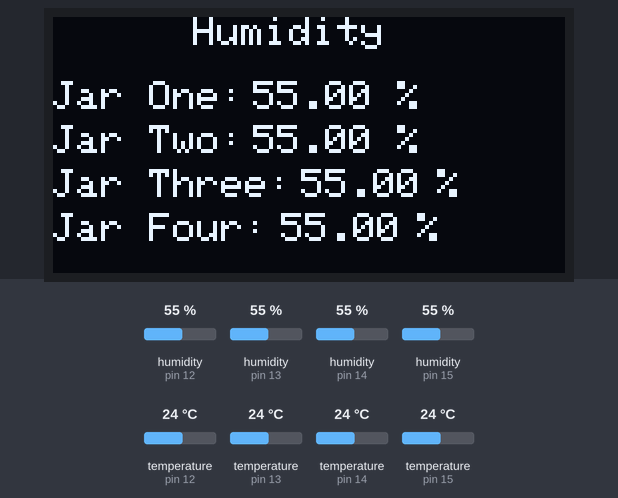
This sketch was run on a simulated Arduino Uno, built with avr-gcc and run on an emulated ATmega328P. Shown: 128×64 one-colour display. The test bench sets the inputs (shaded band); at power-on: humidity (sensors on pin 14, pin 12, pin 13, pin 15) 55 %, temperature (sensors on pin 12, pin 13, pin 14, pin 15) 24 °C. What the sketch prints to the serial monitor is not drawn.

Above: at 3.2 s.
3.3 s: humidity (sensor on pin 14) set to 22 %
At 5.6 s:
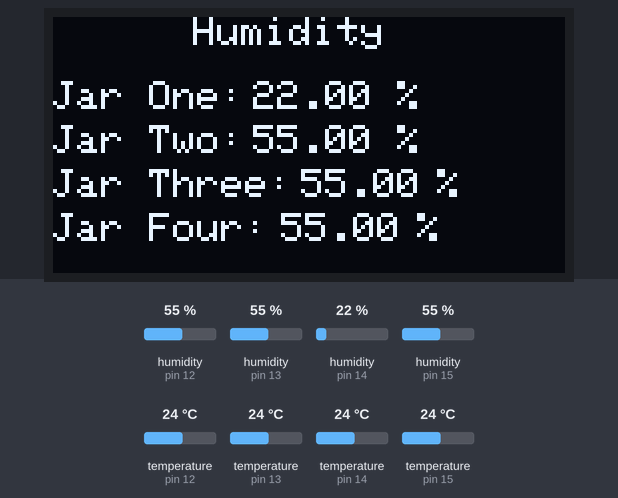
6.2 s: humidity (sensor on pin 12) set to 22 %
At 7.0 s:
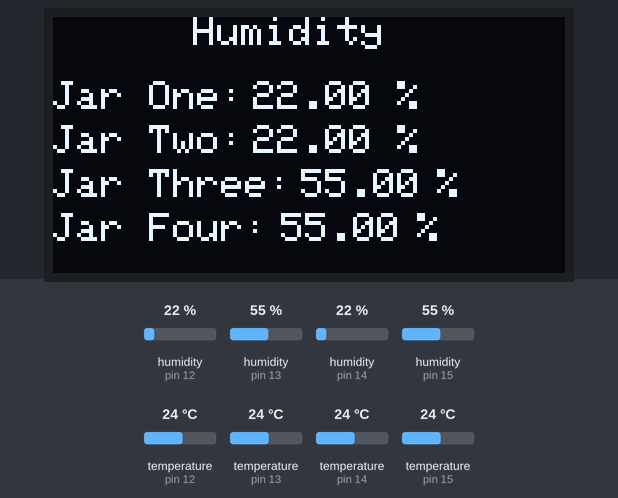
9.1 s: humidity (sensor on pin 13) set to 22 %
At 12.0 s:
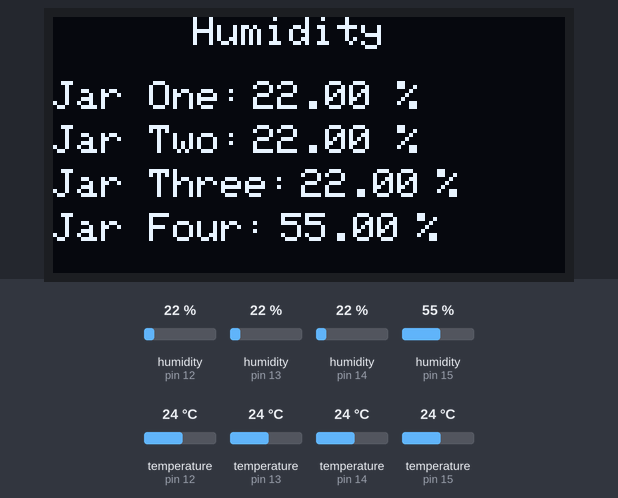
12.3 s: humidity (sensor on pin 15) set to 22 %
At 13.3 s:
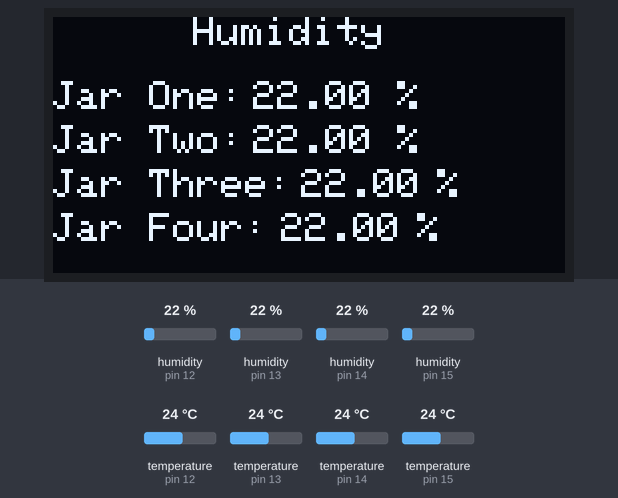
15.2 s: humidity (sensor on pin 14) set to 40 %
At 18.3 s:
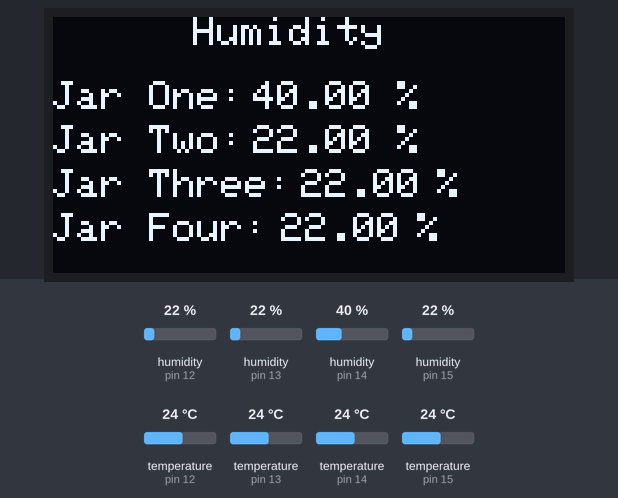
18.8 s: humidity (sensor on pin 12) set to 40 %
At 20.8 s:
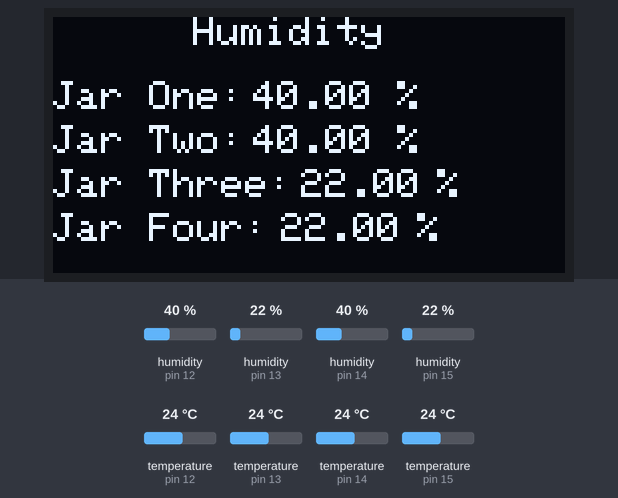
Timing chart, 0 to 22.3 s (numbered marks = the images above; inputs shaded):
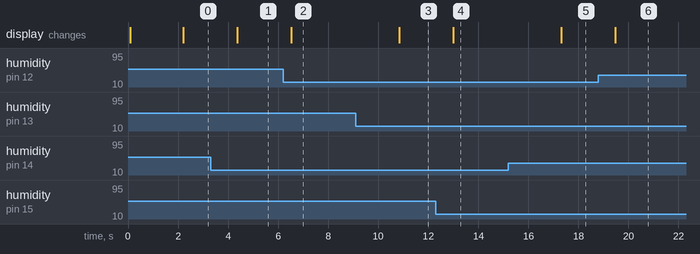

The sketch:

MasonJarHumidityThreeSensor.ino
```cpp
/**************************************************************************************

Bud humidity

***************************************************************************************/


#include <Wire.h>
#include <Adafruit_GFX.h>
#include <Adafruit_SSD1306.h>
#include <DHT.h>                         // Include DHT library code

#define SCREEN_WIDTH 128 // OLED display width, in pixels
#define SCREEN_HEIGHT 64 // OLED display height, in pixels
#define OLED_ADDR 0x3C   // Address may be different for your module, also try with 0x3D if this doesn't work

// Declaration for an SSD1306 display connected to I2C (SDA, SCL pins)
#define OLED_RESET -1 // Reset pin # (or -1 if sharing Arduino reset pin)
Adafruit_SSD1306 display(SCREEN_WIDTH, SCREEN_HEIGHT, &Wire, OLED_RESET);

DHT dhtJar1(14,DHT11);             // Configure DHT library
DHT dhtJar2(12,DHT11);
DHT dhtJar3(13,DHT11);
DHT dhtJar4(15,DHT11);

char temperature[] = "00.0 C";
char humidity[]    = "00.0 %";
float humidityJar1;
float humidityJar2;
float humidityJar3;
float humidityJar4;

void setup(void)
{

  Serial.begin(9600);
  display.begin(SSD1306_SWITCHCAPVCC, OLED_ADDR);
  display.clearDisplay();           // Required to clear display
  display.display();

  dhtJar1.begin();                // Initialize the DHT library
  dhtJar2.begin();
  dhtJar3.begin();
  dhtJar4.begin();

  display.setTextColor(WHITE);
  display.setTextSize(1);           // Set text size
  display.setCursor(35, 0);
  display.print("Humidity");

  display.setCursor(0, 16);
  display.print("Jar One: ");
  display.setCursor(80, 16);
  display.print(" %");

  display.setCursor(0, 27);
  display.print("Jar Two: ");
  display.setCursor(80, 27);
  display.print(" %");

  display.setCursor(0, 38);
  display.print("Jar Three: ");
  display.setCursor(90, 38);
  display.print(" %");

  display.setCursor(0, 49);
  display.print("Jar Four: ");
  display.setCursor(85, 49);
  display.print(" %");


  display.display();
  delay(2000);

}

void loop()
{

  // Read humidity
  humidityJar1 = dhtJar1.readHumidity();
  humidityJar2 = dhtJar2.readHumidity();
  humidityJar3 = dhtJar3.readHumidity();
  humidityJar4 = dhtJar4.readHumidity();

  Serial.print("Humidity Jar One: ");
  Serial.println(humidityJar1);

  // print data on the SSD1306 display
  display.setTextColor(WHITE,BLACK);
  display.setTextSize(1);

  display.setCursor(50, 16);
  display.print(humidityJar1);

  display.setCursor(50, 27);
  display.print(humidityJar2);

  display.setCursor(62, 38);
  display.print(humidityJar3);

  display.setCursor(57, 49);
  display.print(humidityJar4);

  display.display();

  delay(1000);

}
```

Measured:
- after the input at 3.3 s, the display: changes after 1.1 s (image 1)
- after the input at 6.2 s, the display: changes after 0.33 s (image 2)
- after the input at 9.1 s, the display: changes after 1.7 s (image 3)
- after the input at 12.3 s, the display: changes after 0.70 s (image 4)
- after the input at 15.2 s, the display: changes after 2.1 s (image 5)
- after the input at 18.8 s, the display: changes after 0.67 s (image 6)
